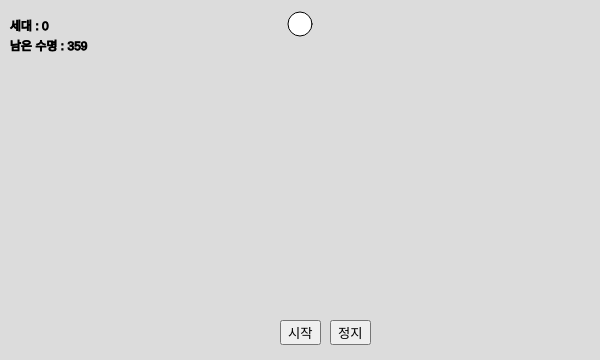
Frame 1 (no input)
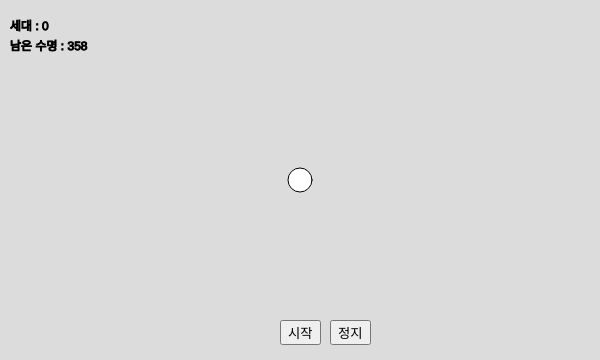
Frame 2 (the mouse pressed at the canvas centre, redrawn once)

The p5.js sketch that drew these frames (run headless with seeded random() and noise() and a simulated clock; the mouse was pressed at the canvas centre and the sketch redrawn once):

// p5.js sketch
// ── sketch.js
let lifetime;
let lifeCounter;
let mutationRate;
let population;
let target;
const maxforce = 0.1;
let btnStart;
let btnReset;

function setup() {
  createCanvas(600, 360);
  
  btnStart = createButton('시작');
  btnStart.position(280, height - 40);
  btnStart.mousePressed(start);
  
  btnReset = createButton('정지');
  btnReset.position(330, height - 40);
  btnReset.mousePressed(reset);
  init();

  noLoop();
   
}

function start() {
  loop();
}


function reset() {
  init();
  noLoop();
}

function init() {
  lifetime = height;  
  lifeCounter = 0;
  mutationRate = 0.01;
  population = new Population(mutationRate, 50);
  
  target = createVector(width/2, 24);

}

function draw() {
  background(220);
  
  ellipse(target.x, target.y, 24, 24);

  if (lifeCounter < lifetime) {
    population.live();
    lifeCounter++;
  } else {
    lifeCounter = 0;
    population.fitness();
    population.selection();
    population.reproduction();
  }
  
  text("세대 : " + population.generations, 10, 30);
  text("남은 수명 : " + (lifetime - lifeCounter), 10, 50);

}

function mousePressed() {
  
  if (mouseY < 200) {
    target.x = mouseX;
    target.y = mouseY;
  }
}

class DNA {
  constructor(genes) {
    if (genes) {
      this.genes = genes;
    } else {
      this.genes = [];
      for (let i = 0; i < lifetime; i++) {
        this.genes[i] = p5.Vector.random2D();
        this.genes[i].setMag(maxforce);
      }
    }   
  }
  
  crossover(partner) {
    let child = [];
    let midpoint = floor(random(this.genes.length));
    for (let i = 0; i < this.genes.length; i++) {
      if (i > midpoint) child[i] = this.genes[i];
      else child[i] = partner.genes[i];
    }
    let newgenes = new DNA(child);
    return newgenes;    
  }
  
  mutate(m) {
    for (let i = 0; i < this.genes.length; i++) {
      if (random(1) < m) {
        this.genes[i] = p5.Vector.random2D();
        this.genes[i].setMag(maxforce);
      }
    }    
  }
}

class Rocket {
  constructor(loc, dna) {
    this.acc = createVector();
    this.vel = createVector();
    this.pos = loc.copy();
    this.r = 4;
    this.fitness = 0;
    this.dna = dna;
    this.geneCounter = 0;
    
    this.hitTarget = false;
  }
  
  calcFitness() {
    let d = dist(this.pos.x, this.pos.y, target.x, target.y);
    this.fitness = pow(1 / d, 2);
  }
  
  checkTarget() {
    let d = dist(this.pos.x, this.pos.y, target.x, target.y);
    if (d < 12) {
      this.hitTarget = true;
    }
  }
  
  applyForce(f) {
    this.acc.add(f);
  }
  
  update() {
    this.vel.add(this.acc);
    this.pos.add(this.vel);
    this.acc.mult(0);
  }
  
  show() {
    let theta = this.vel.heading() + PI / 2;
    let r = this.r;
    stroke(0);
    push();
    translate(this.pos.x, this.pos.y);
    rotate(theta);

    // Rocket body
    fill(255);
    beginShape(TRIANGLES);
    vertex(0, -r * 2);
    vertex(-r, r * 2);
    vertex(r, r * 2);
    endShape(CLOSE);

    pop();    
  }
  
  run() {
    this.checkTarget();
    if (!this.hitTarget) {
      this.applyForce(this.dna.genes[this.geneCounter]);
      this.geneCounter = (this.geneCounter + 1) % this.dna.genes.length;
      this.update();
    }
    this.show();
  }
}

class Population {
  constructor(m, num) {
    this.mutationRate = m;
    this.rockets = [];
    this.matingPool = [];
    this.generations = 0;
    for (let i=0; i < num; i++) {
      let location = createVector(width /2, height + 20);
      this.rockets[i] = new Rocket(location, new DNA());
    }
  }
  
  live() {
    for (let i = 0; i < this.rockets.length; i++) {
      this.rockets[i].run();
    }
  }
  
  fitness() {
    for (let i = 0; i < this.rockets.length; i++) {
      this.rockets[i].calcFitness();
    }    
  }
  
  selection() {
    this.matingPool = [];
    var maxFitness = this.getMaxFitness();
    
    for (let i = 0; i < this.rockets.length; i++) {
      let fitnessNormal = map(this.rockets[i].fitness, 0, maxFitness, 0, 1);
      let n = floor(fitnessNormal * 100); // Arbitrary multiplier

      for (let j = 0; j < n; j++) {
        this.matingPool.push(this.rockets[i]);
      }
    }  
  }
  
  reproduction() {
    for (let i = 0; i < this.rockets.length; i++) {
      let m = floor(random(this.matingPool.length));
      let d = floor(random(this.matingPool.length));
      let mom = this.matingPool[m];
      let dad = this.matingPool[d];
      let momgenes = mom.dna;
      let dadgenes = dad.dna;
      let child = momgenes.crossover(dadgenes);
      child.mutate(this.mutationRate);
      let location = createVector(width / 2, height + 20);
      this.rockets[i] = new Rocket(location, child);
    }
    this.generations++;    
  }
  
  getMaxFitness() {
    var record = 0;
    for (let i = 0; i < this.rockets.length; i++) {
      if (this.rockets[i].fitness > record) {
        record = this.rockets[i].fitness;
      }
    }
    return record;
  }  
}
